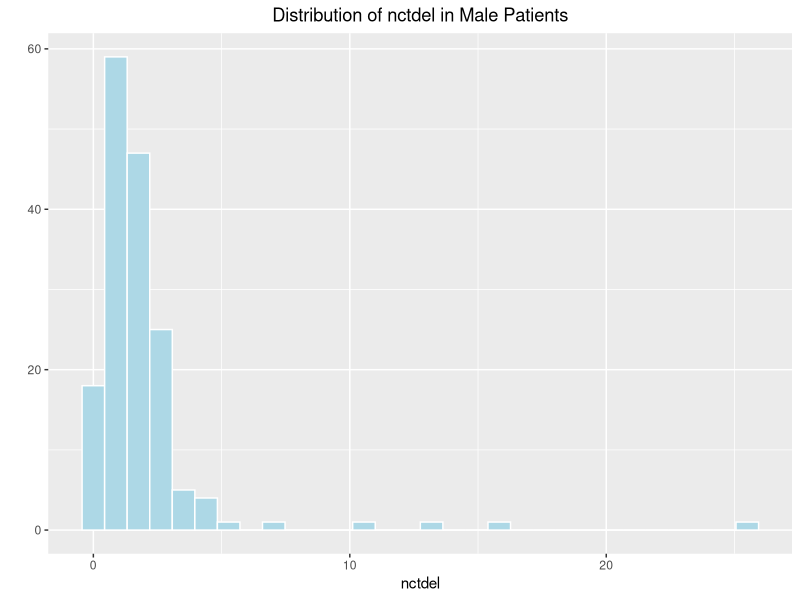
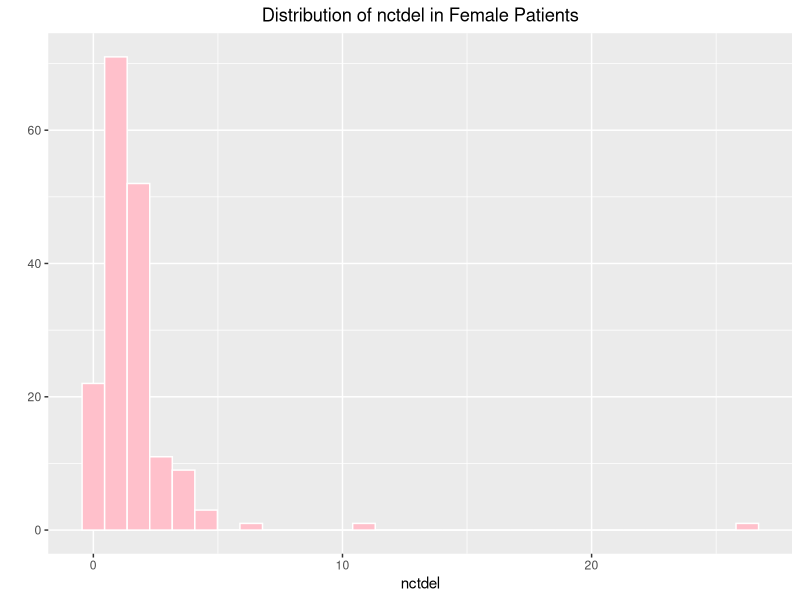
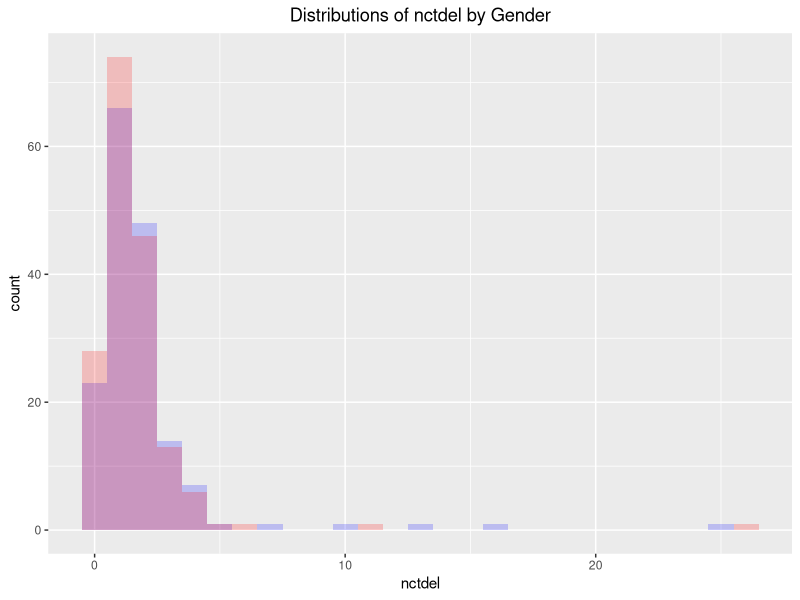
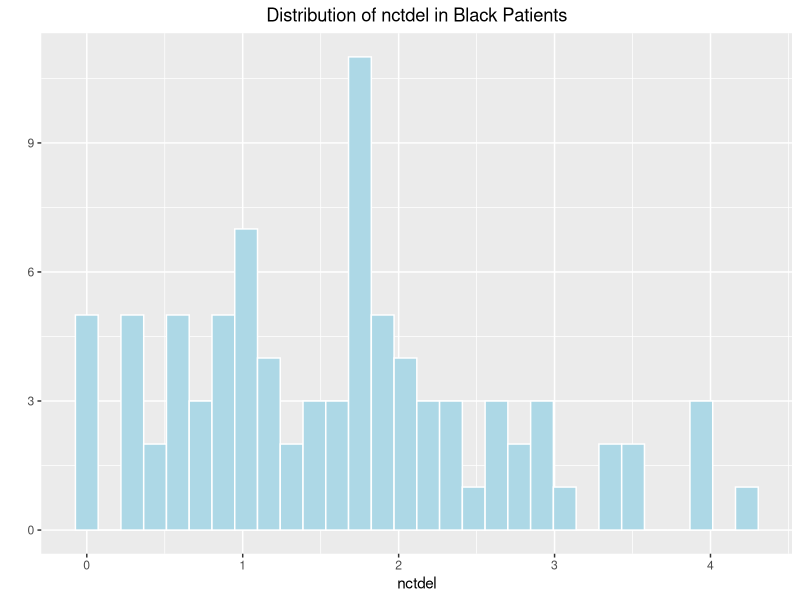
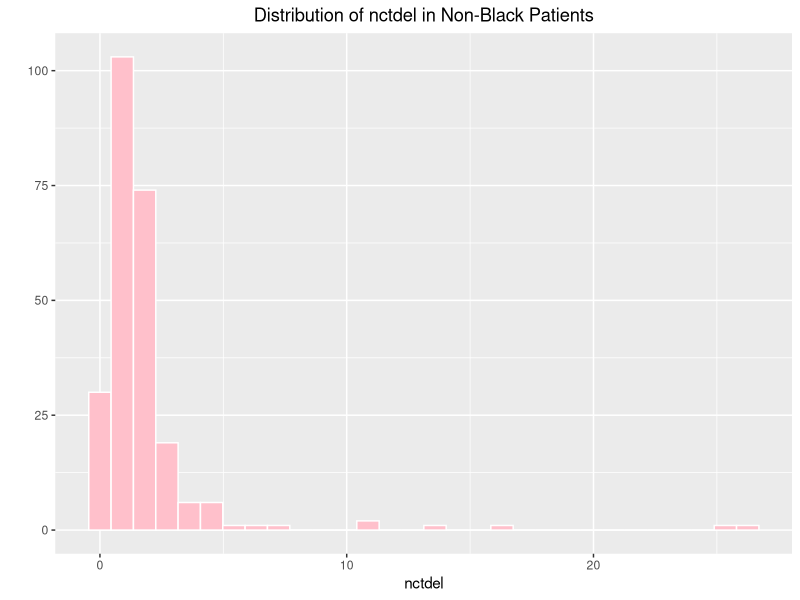
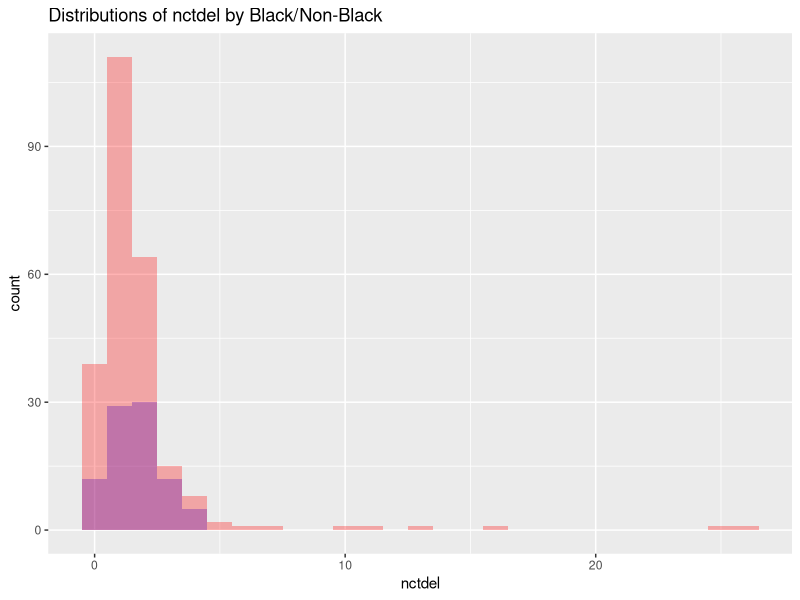
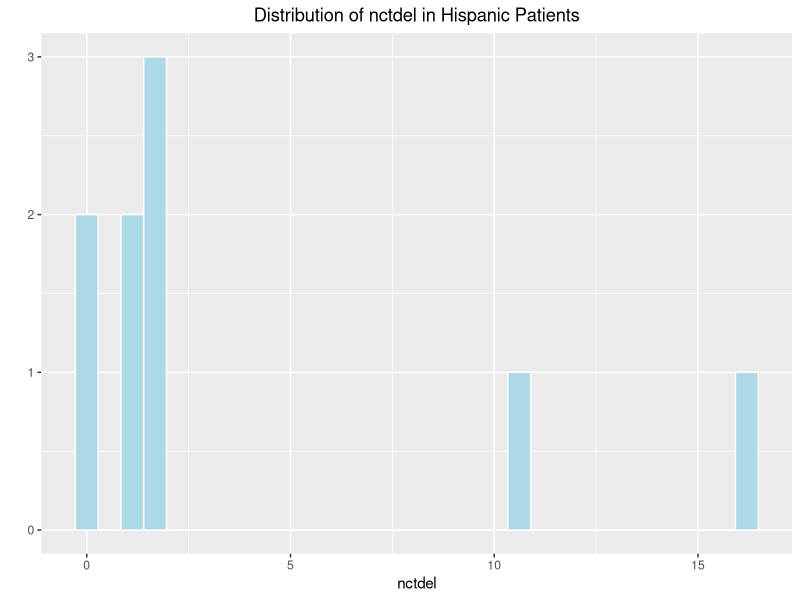
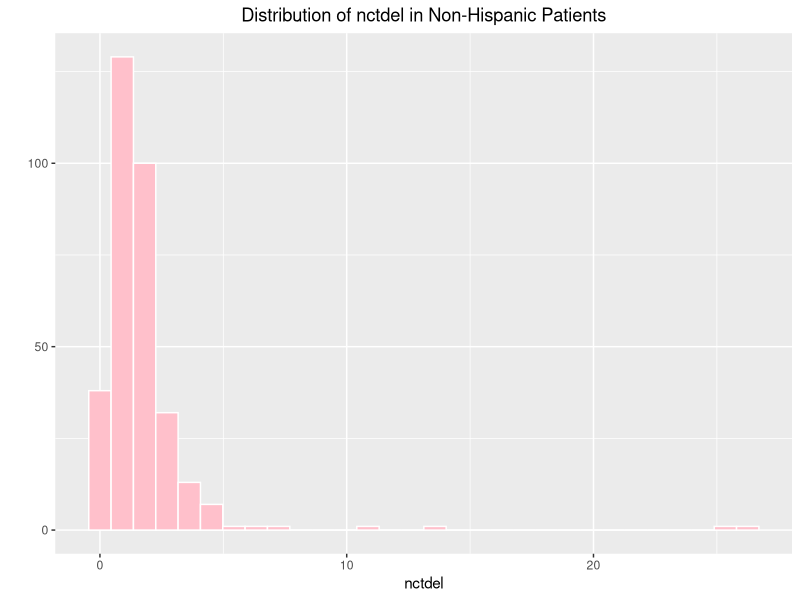

The R script that drew these images, in order:
## ---- chunk 1
setwd('/Users/AnnieTang/Documents/DUKE/17-18/440/2')
dat <- read.table("kellydat.txt",header=TRUE)
library(survminer); library(ggplot2);

# questions: 
dat[which(dat$nctdel==0),] # 14 rows with nctdel = 0, but in some cases still got a CT scan. instantaneous treatment?

# if patient gets a 0, is that incomplete data or are there cases where they didn't need a scan at all? 
# why don't some people have any stroke symptoms? 


## ---- chunk 2
qplot(dat[which(dat$male==1),]$nctdel, geom="histogram", fill=I("lightblue"), col=I("white")) + 
  labs(title='Distribution of nctdel in Male Patients', x='nctdel') + 
  theme(plot.title = element_text(hjust = 0.5))

qplot(dat[which(dat$male==0),]$nctdel, geom="histogram", fill=I("pink"), col=I("white")) + 
  labs(title='Distribution of nctdel in Female Patients',  x='nctdel') + 
  theme(plot.title = element_text(hjust = 0.5))

nctdel_gender <- dat[,c('nctdel','male')]
ggplot(nctdel_gender,aes(x=nctdel)) + 
  geom_histogram(data=subset(nctdel_gender,male == 1),fill = "blue", alpha = 0.2, binwidth = 1) +
  geom_histogram(data=subset(nctdel_gender,male == 0),fill = "red", alpha = 0.2, binwidth = 1) +
  labs(title="Distributions of nctdel by Gender",  x='nctdel') +
  theme(plot.title = element_text(hjust = 0.5))
## ---- chunk 3
# no patients who identify as both black and hispanic 
dat[which(dat$black == 1 & dat$hisp ==1),]

#black
qplot(dat[which(dat$black==1),]$nctdel, geom="histogram", fill=I("lightblue"), col=I("white")) + 
  labs(title='Distribution of nctdel in Black Patients', x='nctdel') + 
  theme(plot.title = element_text(hjust = 0.5))

qplot(dat[which(dat$black==0),]$nctdel, geom="histogram", fill=I("pink"), col=I("white")) + 
  labs(title='Distribution of nctdel in Non-Black Patients',  x='nctdel') + 
  theme(plot.title = element_text(hjust = 0.5))

nctdel_black <- dat[,c('nctdel','black')]
ggplot(nctdel_black,aes(x=nctdel)) + 
  geom_histogram(data=subset(nctdel_black,black == 1),fill = "blue", alpha = 0.3, binwidth = 1) +
  geom_histogram(data=subset(nctdel_black,black == 0),fill = "red", alpha = 0.3, binwidth = 1) +
  labs(title="Distributions of nctdel by Black/Non-Black",  x='nctdel')
## ---- chunk 4
#hisp
qplot(dat[which(dat$hisp==1),]$nctdel, geom="histogram", fill=I("lightblue"), col=I("white")) + 
  labs(title='Distribution of nctdel in Hispanic Patients', x='nctdel') + 
  theme(plot.title = element_text(hjust = 0.5))

qplot(dat[which(dat$hisp==0),]$nctdel, geom="histogram", fill=I("pink"), col=I("white")) + 
  labs(title='Distribution of nctdel in Non-Hispanic Patients',  x='nctdel') + 
  theme(plot.title = element_text(hjust = 0.5))

nctdel_hisp <- dat[,c('nctdel','hisp')]
ggplot(nctdel_hisp,aes(x=nctdel)) + 
  geom_histogram(data=subset(nctdel_hisp,hisp == 1),fill = "blue", alpha = 0.3, binwidth = 1) +
  geom_histogram(data=subset(nctdel_hisp,hisp == 0),fill = "red", alpha = 0.3, binwidth = 1) +
  labs(title="Distributions of nctdel by Hispanic/Non-Hispanic",  x='nctdel') +
  theme(plot.title = element_text(hjust = 0.5))

